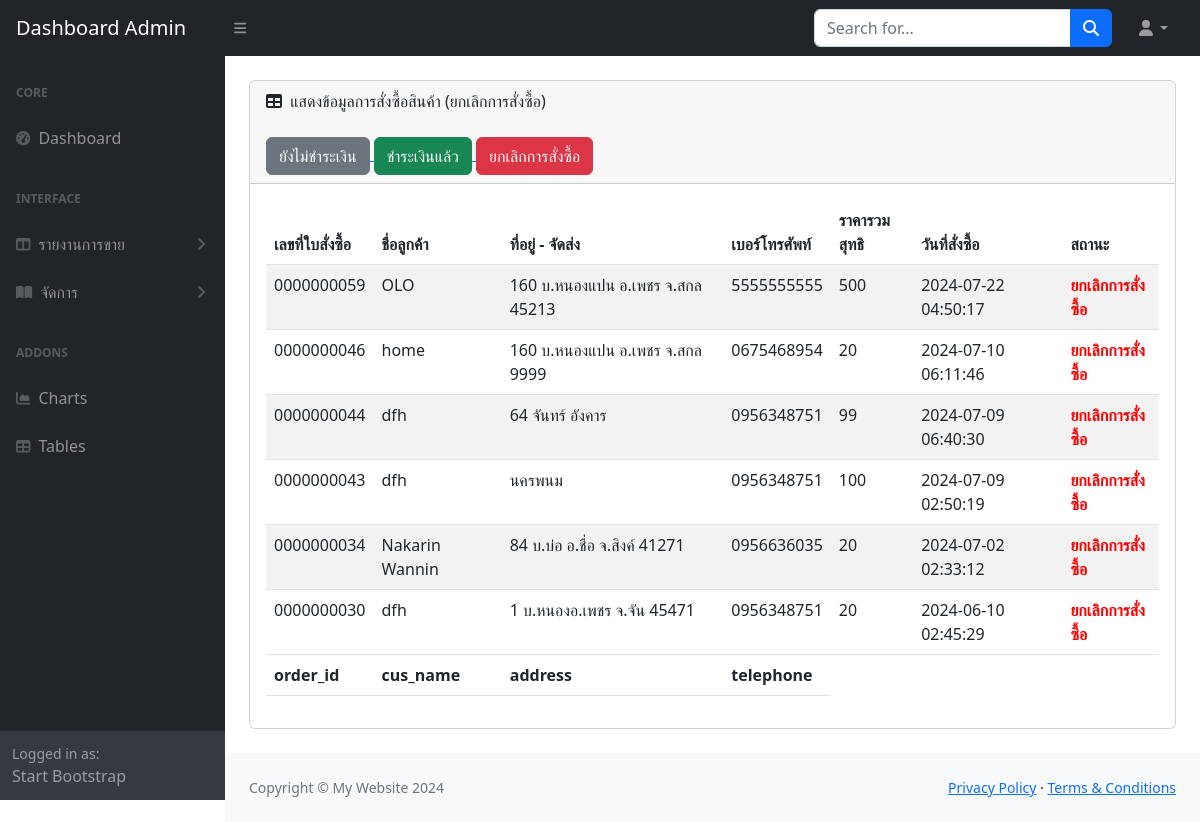
Screenshot of /admin/report_order_no.php with the database file from the repository.
### tables this page shows
CREATE TABLE `tb_order` (
  `order_id` int(10) UNSIGNED ZEROFILL NOT NULL,
  `id` int(10) NOT NULL COMMENT 'ID คนซื้อ',
  `cus_name` varchar(60) NOT NULL,
  `address` text NOT NULL,
  `telephone` varchar(10) NOT NULL,
  `total_price` float NOT NULL,
  `order_status` varchar(1) NOT NULL COMMENT '0=ยกเลิกสินค้า\r\n1=ยังไม่ชำระเงิน\r\n2=ชำระเงิน\r\n3=รอตรวจสอบ',
  `reg_date` timestamp NOT NULL DEFAULT current_timestamp(),
  `dateMonth` varchar(30) NOT NULL,
  `zipcode` int(5) NOT NULL
);

### admin/report_order_no.php (the view, shortened to what this page needs)
<!DOCTYPE html>
<html lang="en">
    <head>
        <link href="https://cdn.jsdelivr.net/npm/simple-datatables@7.1.2/dist/style.min.css" rel="stylesheet" />
        <link href="css/styles.css" rel="stylesheet" />
    </head>
    <body class="sb-nav-fixed">
        <?php
        include 'menu1.php';
        ?>
            <div id="layoutSidenav_content">
                <main>
                    <div class="container-fluid px-4">
                        <div class="card mb-4 mt-4">
                            <div class="card-header">
                                <i class="fas fa-table me-1"></i>
                                แสดงข้อมูลการสั่งซื้อสินค้า (ยกเลิกการสั่งซื้อ)
                            <div>
                                <br>
                            <a href="report_order.php" > <button type="button" class="btn btn-secondary">ยังไม่ชำระเงิน</button> </a>
                            <a href="report_order_yes.php" > <button type="button" class="btn btn-success">ชำระเงินแล้ว</button> </a>
                            <a href="report_order_no.php" > <button type="button" class="btn btn-danger">ยกเลิกการสั่งซื้อ</button> </a>
                            </div>
                            </div>
                            <div class="card-body">
                                <table id="datatablesSimple" class="table table-striped">
                                    <thead>
                                        <tr>
                                            <th>เลขที่ใบสั่งซื้อ</th>
                                            <th>ชื่อลูกค้า</th>
                                            <th>ที่อยู่ - จัดส่ง</th>
                                            <th>เบอร์โทรศัพท์</th>
                                            <th>ราคารวมสุทธิ</th>
                                            <th>วันที่สั่งซื้อ</th>
                                            <th>สถานะ</th>
                                        </tr>
                                    </thead>
                                    <tfoot>
                                        <tr>
                                            <th>order_id</th>
                                            <th>cus_name</th>
                                            <th>address</th>
                                            <th>telephone</th>
                                        </tr>
                                    </tfoot>
                                    <tbody>
<?php
$sql = "select * from tb_order where order_status='0' order by reg_date DESC";
$result=mysqli_query($conn,$sql);
while($row=mysqli_fetch_array($result)){
$status = $row['order_status'];
?>
                                        <tr>
                                            <td><?=$row['order_id']?></td>
                                            <td><?=$row['cus_name']?></td>
                                            <td><?=$row['address']?></td>
                                            <td><?=$row['telephone']?></td>
                                            <td><?=$row['total_price']?></td>
                                            <td><?=$row['reg_date']?></td>
                                            <td>
                                            <?php
                                        if($status == 1){
                                            echo "ยังไม่ชำระเงิน";
                                        }else if($status == 2){
                                            echo "<b style='color:green '> ชำระเงินแล้ว </b> ";
                                        }else if($status == 0){
                                            echo "<b style='color:red '> ยกเลิกการสั่งซื้อ </b> ";
                                        }
                                            ?>
                                            </td>
                                        </tr>
                                    <?php
                                    }
                                    ?>
                                </table>
                            </div>
                        </div>
                    </div>
                </main>
                <?php
        include 'footer.php';
        ?>
            </div>
        </div>
    </body>
</html>

### rows the page displays
tb_order: order_id "0000000059", cus_name "OLO", address "160 บ.หนองแปน อ.เพชร จ.สกล 45213", telephone "5555555555", total_price "500", reg_date "2024-07-22 04:50:17", order_status "ยกเลิกการสั่งซื้อ"
tb_order: order_id "0000000046", cus_name "home", address "160 บ.หนองแปน อ.เพชร จ.สกล 9999", telephone "0675468954", total_price "20", reg_date "2024-07-10 06:11:46", order_status "ยกเลิกการสั่งซื้อ"
tb_order: order_id "0000000044", cus_name "dfh", address "64 จันทร์ อังคาร", telephone "0956348751", total_price "99", reg_date "2024-07-09 06:40:30", order_status "ยกเลิกการสั่งซื้อ"
tb_order: order_id "0000000043", cus_name "dfh", address "นครพนม", telephone "0956348751", total_price "100", reg_date "2024-07-09 02:50:19", order_status "ยกเลิกการสั่งซื้อ"
tb_order: order_id "0000000034", cus_name "Nakarin Wannin", address "84 บ.บ่อ อ.ชื่อ จ.สิงค์ 41271", telephone "0956636035", total_price "20", reg_date "2024-07-02 02:33:12", order_status "ยกเลิกการสั่งซื้อ"
tb_order: order_id "0000000030", cus_name "dfh", address "1 บ.หนองอ.เพชร จ.จัน 45471", telephone "0956348751", total_price "20", reg_date "2024-06-10 02:45:29", order_status "ยกเลิกการสั่งซื้อ"
